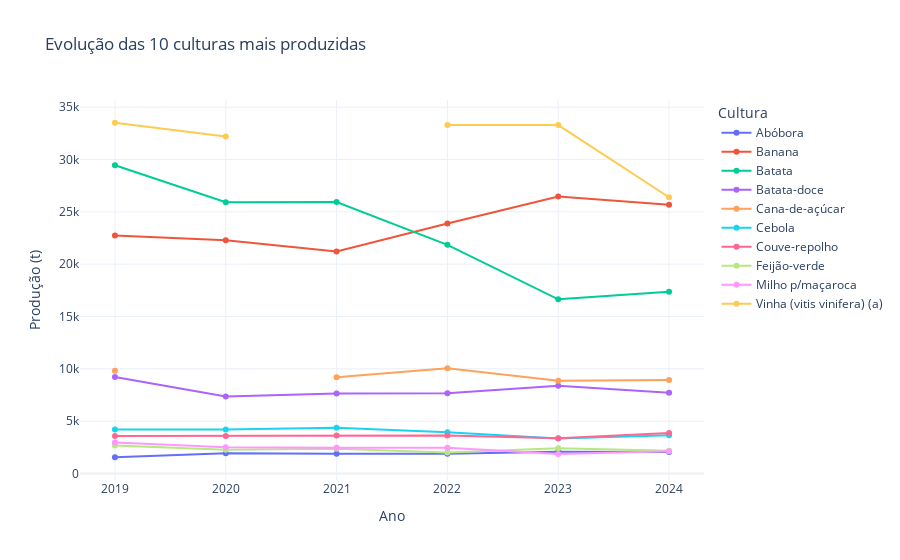

The notebook cell this image was saved under:
### Code cell
import plotly.express as px
import plotly.graph_objects as go


# 1. descobrir as 10 culturas mais produzidas no total
top10_culturas = (
    df_all.groupby("Cultura")["Produção"]
    .sum()
    .nlargest(10)
    .index
)

# 2. filtrar só essas culturas
df_top10 = df_all[df_all["Cultura"].isin(top10_culturas)]

# 3. gráfico interativo
fig = px.line(
    df_top10,
    x="Ano",
    y="Produção",
    color="Cultura",
    markers=True,
    title="Evolução das 10 culturas mais produzidas"
)

# layout mais limpo
fig.update_layout(
    xaxis_title="Ano",
    yaxis_title="Produção (t)",
    legend_title="Cultura",
    template="plotly_white"
)

fig.show()

### Figure 1 — Plotly figure (JSON) as saved in the notebook; plotly's stock layout.template omitted (floating-point values rounded to 4 significant figures)
{"data": [{"hovertemplate": "Cultura=Abóbora<br>Ano=%{x}<br>Produção=%{y}<extra></extra>", "legendgroup": "Abóbora", "line": {"color": "#636efa", "dash": "solid"}, "marker": {"symbol": "circle"}, "mode": "lines+markers", "name": "Abóbora", "orientation": "v", "showlegend": true, "type": "scatter", "x": [2019, 2020, 2021, 2022, 2023, 2024], "xaxis": "x", "y": [1548.0, 1929.0, 1891.0, 1891.0, 2080.0, 2059.0], "yaxis": "y"}, {"hovertemplate": "Cultura=Banana<br>Ano=%{x}<br>Produção=%{y}<extra></extra>", "legendgroup": "Banana", "line": {"color": "#EF553B", "dash": "solid"}, "marker": {"symbol": "circle"}, "mode": "lines+markers", "name": "Banana", "orientation": "v", "showlegend": true, "type": "scatter", "x": [2019, 2020, 2021, 2022, 2023, 2024], "xaxis": "x", "y": [22730.0, 22280.0, 21220.0, 23890.0, 26470.0, 25690.0], "yaxis": "y"}, {"hovertemplate": "Cultura=Batata<br>Ano=%{x}<br>Produção=%{y}<extra></extra>", "legendgroup": "Batata", "line": {"color": "#00cc96", "dash": "solid"}, "marker": {"symbol": "circle"}, "mode": "lines+markers", "name": "Batata", "orientation": "v", "showlegend": true, "type": "scatter", "x": [2019, 2020, 2021, 2022, 2023, 2024], "xaxis": "x", "y": [29450.0, 25910.0, 25940.0, 21850.0, 16640.0, 17350.0], "yaxis": "y"}, {"hovertemplate": "Cultura=Batata-doce<br>Ano=%{x}<br>Produção=%{y}<extra></extra>", "legendgroup": "Batata-doce", "line": {"color": "#ab63fa", "dash": "solid"}, "marker": {"symbol": "circle"}, "mode": "lines+markers", "name": "Batata-doce", "orientation": "v", "showlegend": true, "type": "scatter", "x": [2019, 2020, 2021, 2022, 2023, 2024], "xaxis": "x", "y": [9211.0, 7351.0, 7642.0, 7653.0, 8382.0, 7703.0], "yaxis": "y"}, {"hovertemplate": "Cultura=Cana-de-açúcar<br>Ano=%{x}<br>Produção=%{y}<extra></extra>", "legendgroup": "Cana-de-açúcar", "line": {"color": "#FFA15A", "dash": "solid"}, "marker": {"symbol": "circle"}, "mode": "lines+markers", "name": "Cana-de-açúcar", "orientation": "v", "showlegend": true, "type": "scatter", "x": [2019, 2020, 2021, 2022, 2023, 2024], "xaxis": "x", "y": [9814.0, NaN, 9203.0, 10050.0, 8860.0, 8920.0], "yaxis": "y"}, {"hovertemplate": "Cultura=Cebola<br>Ano=%{x}<br>Produção=%{y}<extra></extra>", "legendgroup": "Cebola", "line": {"color": "#19d3f3", "dash": "solid"}, "marker": {"symbol": "circle"}, "mode": "lines+markers", "name": "Cebola", "orientation": "v", "showlegend": true, "type": "scatter", "x": [2019, 2020, 2021, 2022, 2023, 2024], "xaxis": "x", "y": [4201.0, 4201.0, 4369.0, 3932.0, 3342.0, 3643.0], "yaxis": "y"}, {"hovertemplate": "Cultura=Couve-repolho<br>Ano=%{x}<br>Produção=%{y}<extra></extra>", "legendgroup": "Couve-repolho", "line": {"color": "#FF6692", "dash": "solid"}, "marker": {"symbol": "circle"}, "mode": "lines+markers", "name": "Couve-repolho", "orientation": "v", "showlegend": true, "type": "scatter", "x": [2019, 2020, 2021, 2022, 2023, 2024], "xaxis": "x", "y": [3587.0, 3587.0, 3623.0, 3623.0, 3369.0, 3874.0], "yaxis": "y"}, {"hovertemplate": "Cultura=Feijão-verde<br>Ano=%{x}<br>Produção=%{y}<extra></extra>", "legendgroup": "Feijão-verde", "line": {"color": "#B6E880", "dash": "solid"}, "marker": {"symbol": "circle"}, "mode": "lines+markers", "name": "Feijão-verde", "orientation": "v", "showlegend": true, "type": "scatter", "x": [2019, 2020, 2021, 2022, 2023, 2024], "xaxis": "x", "y": [2661.0, 2271.0, 2362.0, 2008.0, 2409.0, 2168.0], "yaxis": "y"}, {"hovertemplate": "Cultura=Milho p/maçaroca<br>Ano=%{x}<br>Produção=%{y}<extra></extra>", "legendgroup": "Milho p/maçaroca", "line": {"color": "#FF97FF", "dash": "solid"}, "marker": {"symbol": "circle"}, "mode": "lines+markers", "name": "Milho p/maçaroca", "orientation": "v", "showlegend": true, "type": "scatter", "x": [2019, 2020, 2021, 2022, 2023, 2024], "xaxis": "x", "y": [2959.0, 2515.0, 2465.0, 2465.0, 1848.0, 2126.0], "yaxis": "y"}, {"hovertemplate": "Cultura=Vinha (vitis vinifera) (a)<br>Ano=%{x}<br>Produção=%{y}<extra></extra>", "legendgroup": "Vinha (vitis vinifera) (a)", "line": {"color": "#FECB52", "dash": "solid"}, "marker": {"symbol": "circle"}, "mode": "lines+markers", "name": "Vinha (vitis vinifera) (a)", "orientation": "v", "showlegend": true, "type": "scatter", "x": [2019, 2020, 2021, 2022, 2023, 2024], "xaxis": "x", "y": [33520.0, 32200.0, NaN, 33310.0, 33290.0, 26400.0], "yaxis": "y"}], "layout": {"legend": {"title": {"text": "Cultura"}, "tracegroupgap": 0}, "title": {"text": "Evolução das 10 culturas mais produzidas"}, "xaxis": {"anchor": "y", "domain": [0, 1], "title": {"text": "Ano"}}, "yaxis": {"anchor": "x", "domain": [0, 1], "title": {"text": "Produção (t)"}}}}
